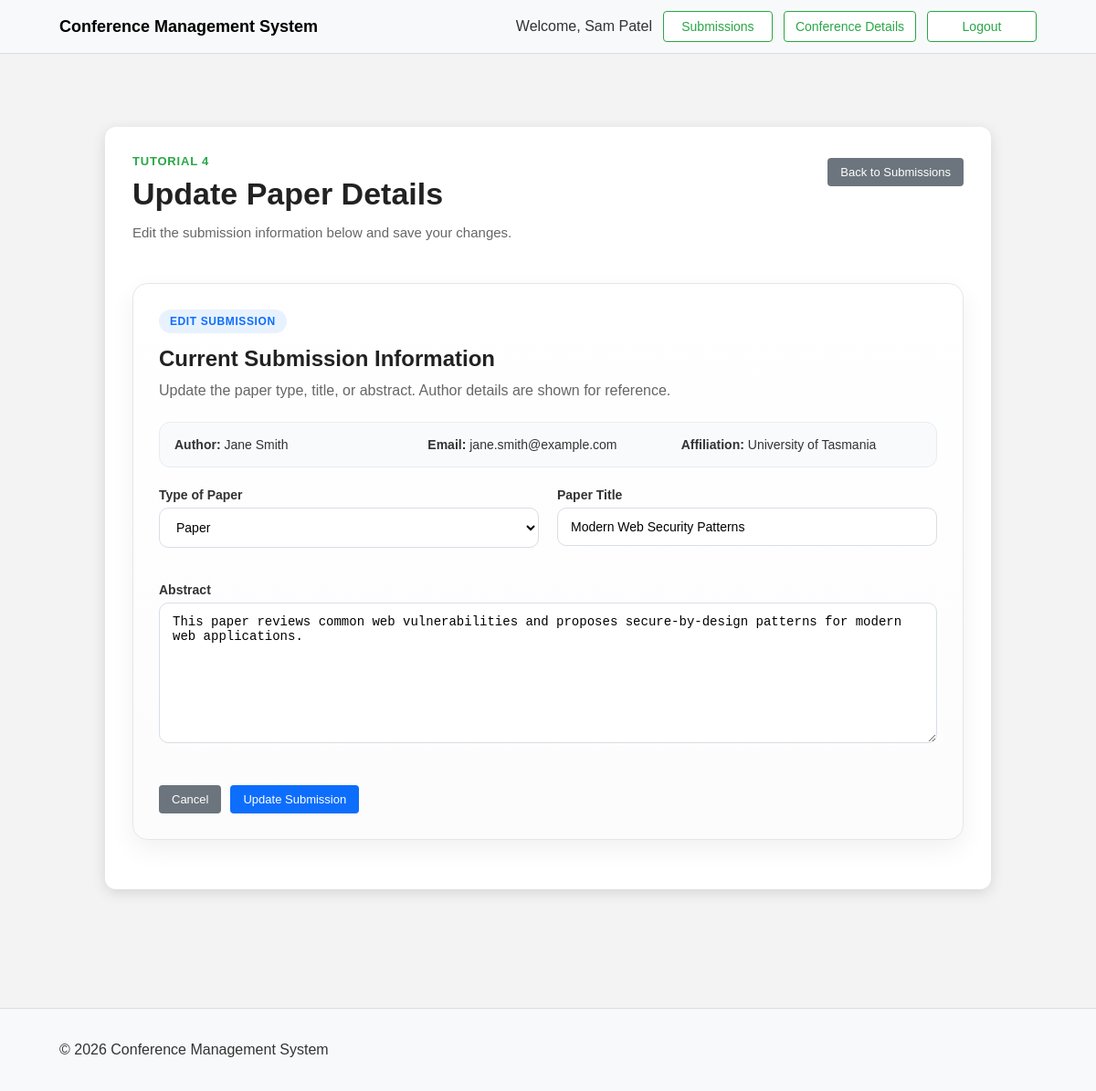
The page /update_submission.php?id=1 (signed in) on the database its author committed.
### tables this page shows
CREATE TABLE Submissions (
    id INTEGER PRIMARY KEY AUTOINCREMENT,
    User_id INTEGER NOT NULL,
    title TEXT NOT NULL,
    paper_type TEXT,
    accepted BOOLEAN DEFAULT 0,
    abstract TEXT,
    FOREIGN KEY (User_id) REFERENCES Users(id)
);

CREATE TABLE Users (
    id INTEGER PRIMARY KEY AUTOINCREMENT,
    Name TEXT NOT NULL,
    Email TEXT NOT NULL UNIQUE,
    Password TEXT NOT NULL,
    affiliation TEXT,
    Role TEXT
);

### update_submission.php (the view, shortened to what this page needs)
<?php
include('db_conn.php');
$id = (int)$_GET['id'];
$sql = "
    SELECT
        s.id,
        s.title,
        s.paper_type,
        s.abstract,
        u.Name AS author_name,
        u.Email AS author_email,
        u.affiliation
    FROM Submissions s
    JOIN Users u ON s.User_id = u.id
    WHERE s.id = :id
";
$stmt = $pdo->prepare($sql);
$stmt->execute([':id' => $id]);
$submission = $stmt->fetch(PDO::FETCH_ASSOC);
?>
<!DOCTYPE html>
<html lang="en">
<head>
    <link rel="stylesheet" href="styles.css">
</head>
<body>
<?php require_once 'nav.php'; ?>
<main class="content-area">
    <div class="wrapper">
        <div class="details-box create-page-box">
            <div class="create-header">
                <div>
                    <p class="page-kicker">Tutorial 4</p>
                    <h1 class="create-title">Update Paper Details</h1>
                    <p class="create-subtitle">
                        Edit the submission information below and save your changes.
                    </p>
                </div>
                <a href="submissions.php" class="secondary-btn">Back to Submissions</a>
            </div>
            <div class="pretty-card">
                <div class="section-badge">Edit Submission</div>
                <h2 class="section-title">Current Submission Information</h2>
                <p class="section-text">
                    Update the paper type, title, or abstract. Author details are shown for reference.
                </p>
                <div class="summary-bar">
                    <div><strong>Author:</strong> <?php echo htmlspecialchars($submission['author_name']); ?></div>
                    <div><strong>Email:</strong> <?php echo htmlspecialchars($submission['author_email']); ?></div>
                    <div><strong>Affiliation:</strong> <?php echo htmlspecialchars($submission['affiliation']); ?></div>
                </div>
                <form action="engine.php" method="post">
                    <div class="pretty-grid">
                        <div class="form-group">
                            <label for="paper_type">Type of Paper</label>
                            <select id="paper_type" name="paper_type" required>
                                <option value="Paper" <?php echo $submission['paper_type'] === 'Paper' ? 'selected' : ''; ?>>Paper</option>
                            </select>
                        </div>
                        <div class="form-group">
                            <label for="title">Paper Title</label>
                            <input
                                type="text"
                                id="title"
                                name="title"
                                value="<?php echo htmlspecialchars($submission['title']); ?>"
                                placeholder="Enter paper title"
                                required
                            >
                        </div>
                        <div class="form-group pretty-full">
                            <label for="abstract">Abstract</label>
                            <textarea
                                id="abstract"
                                name="abstract"
                                rows="8"
                                placeholder="Update the paper abstract here..."
                                required
                            ><?php echo htmlspecialchars($submission['abstract']); ?></textarea>
                        </div>
                    </div>
                    <div class="form-actions">
                        <a href="submissions.php" class="secondary-btn">Cancel</a>
                        <button type="submit" name="finalise_update_submission" class="primary-btn">Update Submission</button>
                    </div>
                </form>
            </div>
        </div>
    </div>
</main>
<footer>
    <div class="container footer-row">
        <p>&copy; 2026 Conference Management System</p>
    </div>
</footer>
</body>
</html>

### styles.css (style rules this page uses)
* { box-sizing: border-box; }
body { margin: 0; font-family: Arial, sans-serif; background-color: #f3f3f3; color: #333; }
a { text-decoration: none; color: inherit; }
.container { max-width: 1100px; margin: auto; padding: 0 15px; display: flex; justify-content: space-between; align-items: center; }
.content-area, .content-area-register { padding-top: 50px; padding-bottom: 50px; }
.wrapper { max-width: 1000px; margin: 30px auto; padding: 0 15px; }
.details-box, .form-box-register, .page-box { background: white; padding: 30px; border-radius: 12px; max-width: 1000px; margin: auto; box-shadow: 0px 4px 15px rgba(0, 0, 0, 0.12); }
h1, h2, h3 { color: #333; margin-top: 0; }
.primary-btn, .secondary-btn, .success-btn, .warning-btn, .danger-btn, .detailsBtn { display: inline-block; padding: 8px 14px; font-size: 13px; border-radius: 4px; cursor: pointer; border: none; text-decoration: none; margin-top: 4px; }
.primary-btn { background-color: #0d6efd; color: white; }
.secondary-btn { background-color: #6c757d; color: white; }
.form-group { margin-bottom: 18px; }
.form-group label { display: block; font-size: 14px; font-weight: bold; margin-bottom: 6px; }
.form-group input[type="text"], .form-group input[type="email"], .form-group input[type="password"], .form-group select, .form-group textarea { width: 100%; border: 1px solid #d8dee6; border-radius: 10px; padding: 12px 14px; background: #fff; font-size: 14px; transition: all 0.2s ease; }
.form-group textarea { resize: vertical; min-height: 120px; }
.form-actions { display: flex; gap: 10px; flex-wrap: wrap; margin-top: 20px; }
footer { padding: 20px; background-color: #f8f9fa; margin-top: 50px; border-top: 1px solid #ddd; }
.footer-row { width: 100%; text-align: center; }
.create-page-box { max-width: 980px; }
.create-header { display: flex; justify-content: space-between; align-items: flex-start; gap: 20px; margin-bottom: 28px; flex-wrap: wrap; }
.page-kicker { margin: 0 0 8px 0; font-size: 13px; font-weight: bold; color: #28a745; text-transform: uppercase; letter-spacing: 0.8px; }
.create-title { margin: 0; font-size: 34px; line-height: 1.2; color: #222; }
.create-subtitle { margin-top: 10px; max-width: 700px; color: #666; line-height: 1.6; font-size: 15px; }
.pretty-card { background: linear-gradient(180deg, #ffffff 0%, #fcfcfc 100%); border: 1px solid #e6e6e6; border-radius: 16px; padding: 28px; margin-bottom: 24px; box-shadow: 0 10px 28px rgba(0, 0, 0, 0.06); }
.section-badge { display: inline-block; margin-bottom: 14px; padding: 6px 12px; border-radius: 999px; background: #e8f2ff; color: #0d6efd; font-size: 12px; font-weight: bold; text-transform: uppercase; letter-spacing: 0.6px; }
.section-title { margin: 0 0 8px 0; font-size: 24px; color: #222; }
.section-text { margin: 0 0 22px 0; color: #666; line-height: 1.6; }
.pretty-grid { display: grid; grid-template-columns: 1fr 1fr; gap: 20px; }
.pretty-full { grid-column: 1 / -1; }
.summary-bar { display: grid; grid-template-columns: repeat(3, 1fr); gap: 14px; margin-bottom: 22px; padding: 16px; background: #f8fafc; border: 1px solid #e7edf3; border-radius: 12px; font-size: 14px; }

### rows shown on the page
submissions: User.Name "Jane Smith", User.Email "jane.smith@example.com", User.affiliation "University of Tasmania", paper_type "Paper", title "Modern Web Security Patterns", abstract "This paper reviews common web vulnerabilities and proposes secure-by-design patterns for modern web applications."

### other values the page prints
$_SESSION["user_name"] "Sam Patel"
